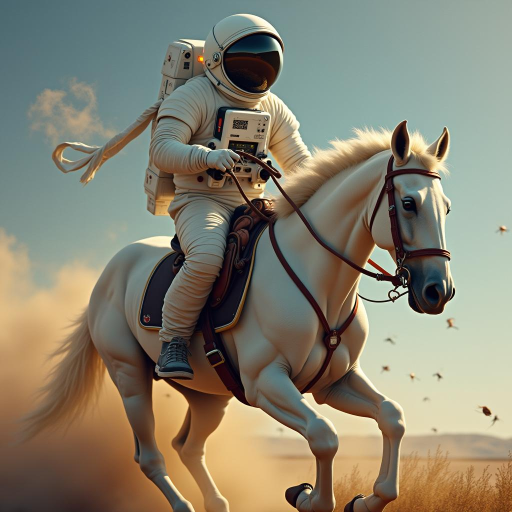
#> input picture PROJETOS/Projeto HuggingFaceAPI/imagem_gerada1.png, 1024 x 1024 px (shown at 1/2 size)
$ python -i qr_logic.py   (imports and definitions only)
#> lines starting #> are read from the running program, lines starting #| are printed output that depends on the picture
import qrcode
from PIL import Image

class QRCodeLogic:
    def __init__(self):
        self.qr_image = None

    def generate_qr(self, data, fill_color="black", back_color="white", box_size=10, image_path=None):
        try:
            # Criar QR Code básico
            qr = qrcode.QRCode(
                version=1,
                error_correction=qrcode.constants.ERROR_CORRECT_H,
                box_size=box_size,
                border=4,
            )
            qr.add_data(data)
            qr.make(fit=True)

            # Gerar imagem com cores personalizadas
            qr_img = qr.make_image(fill_color=fill_color, back_color=back_color)

            # Adicionar imagem central se fornecida
            if image_path:
                logo = Image.open(image_path)
                qr_width, qr_height = qr_img.size
                logo_size = qr_width // 4  # 25% do tamanho do QR

                # Redimensionar logo
                logo = logo.resize((logo_size, logo_size), Image.Resampling.LANCZOS)

                # Calcular posição central
                pos = ((qr_width - logo_size) // 2, (qr_height - logo_size) // 2)

                # Converter para modo compatível
                qr_img = qr_img.convert('RGBA')
                logo = logo.convert('RGBA')

                # Colocar logo no QR Code
                qr_img.paste(logo, pos, logo)

            self.qr_image = qr_img
            return qr_img

        except Exception as e:
            raise Exception(f"Erro ao gerar QR Code: {str(e)}")

    def save_qr(self, file_path):
        if self.qr_image:
            self.qr_image.save(file_path)
            return True
        return False

>>> import cv2
>>> picture = cv2.imread('../Projeto HuggingFaceAPI/imagem_gerada1.png', cv2.IMREAD_GRAYSCALE)
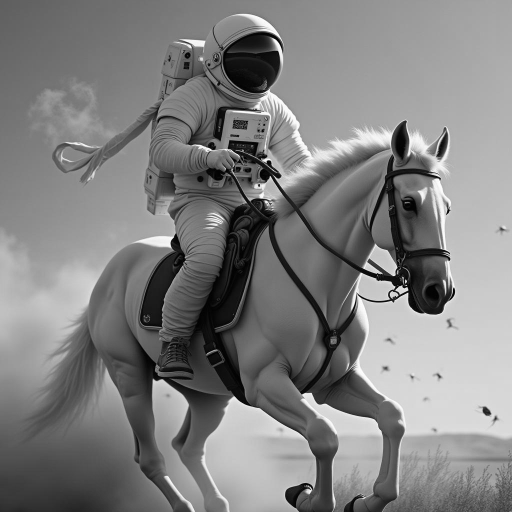
#> picture: shape (1024, 1024) (shown at 1/2 size); min 0, max 254, mean 128.3
>>> result = QRCodeLogic().generate_qr(picture)
